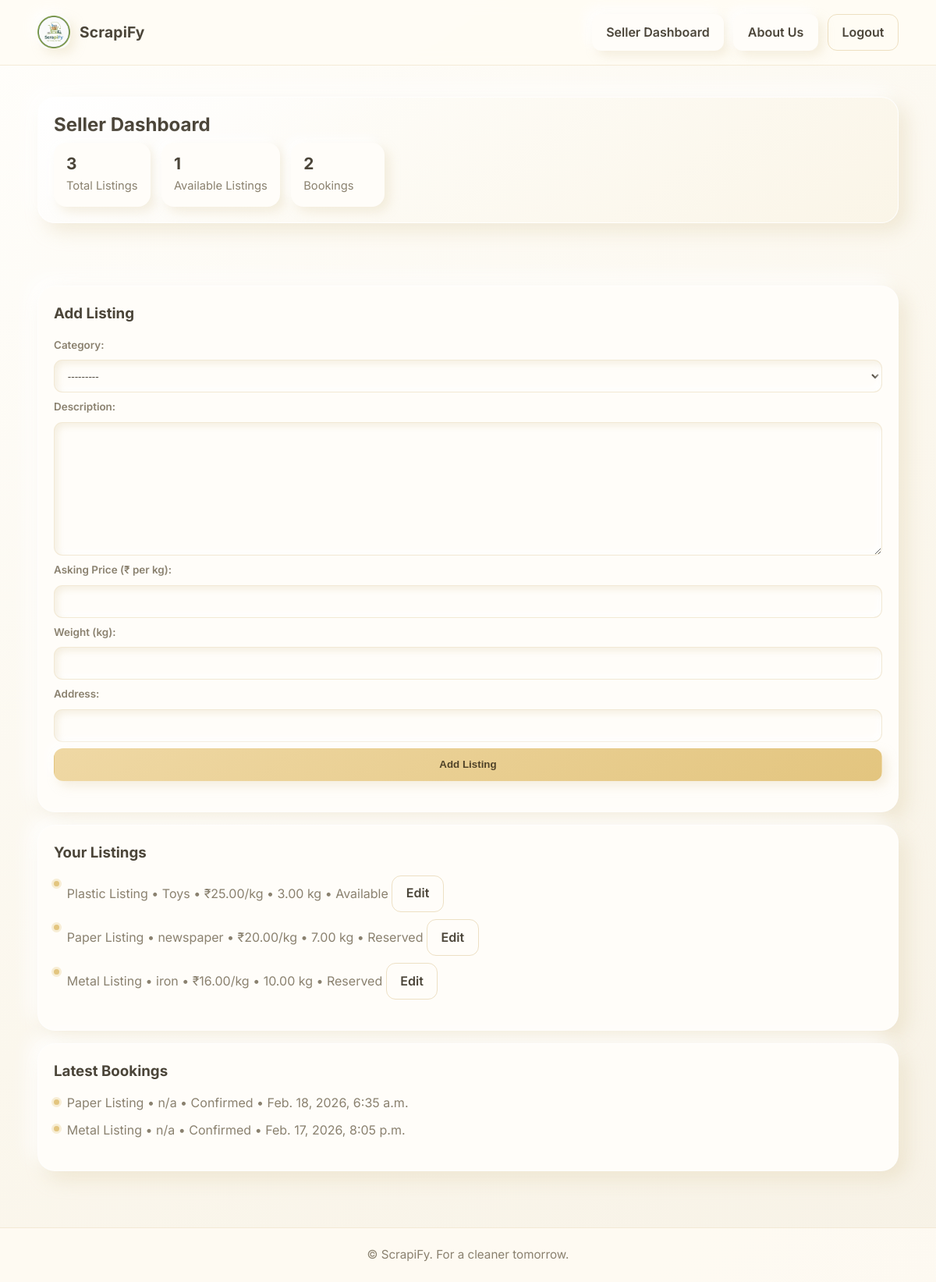
The page /seller/dashboard/ (signed in) on the database its author committed.
### home/models.py (models this page shows, shortened)
class TimeStampedModel(models.Model):
	created_at = models.DateTimeField(auto_now_add=True)
	updated_at = models.DateTimeField(auto_now=True)
	class Meta:
		abstract = True

class ScrapListing(TimeStampedModel):
	class Status(models.TextChoices):
		AVAILABLE = "available", "Available"
		RESERVED = "reserved", "Reserved"
		SOLD = "sold", "Sold"
		INACTIVE = "inactive", "Inactive"
	seller = models.ForeignKey(
		SellerProfile,
		on_delete=models.CASCADE,
		related_name="listings",
	)
	category = models.ForeignKey(
		ScrapCategory,
		on_delete=models.PROTECT,
		related_name="listings",
	)
	description = models.TextField()
	quantity_kg = models.DecimalField(
		max_digits=10,
		decimal_places=2,
		validators=[MinValueValidator(Decimal("0.01"))],
	)
	price_per_kg = models.DecimalField(
		max_digits=10,
		decimal_places=2,
		validators=[MinValueValidator(Decimal("0.01"))],
	)
	location = models.CharField(max_length=255)
	status = models.CharField(
		max_length=15,
		choices=Status.choices,
		default=Status.AVAILABLE,
	)
	class Meta:
		ordering = ["-created_at"]
		indexes = [
			models.Index(fields=["status"]),
			models.Index(fields=["category", "status"]),
		]
		constraints = [
			models.CheckConstraint(
				condition=models.Q(quantity_kg__gt=Decimal("0.00")),
				name="listing_quantity_gt_0",
			),
			models.CheckConstraint(
				condition=models.Q(price_per_kg__gt=Decimal("0.00")),
				name="listing_price_gt_0",
			),
		]

class ScrapCategory(TimeStampedModel):
	name = models.CharField(max_length=120, unique=True)
	description = models.TextField(blank=True)
	class Meta:
		verbose_name_plural = "Scrap categories"
		ordering = ["name"]
	def __str__(self):
		return self.name

class PickupOrder(TimeStampedModel):
	class Status(models.TextChoices):
		PLACED = "placed", "Placed"
		CONFIRMED = "confirmed", "Confirmed"
		PICKED_UP = "picked_up", "Picked Up"
		COMPLETED = "completed", "Completed"
		CANCELLED = "cancelled", "Cancelled"
	listing = models.ForeignKey(
		ScrapListing,
		on_delete=models.PROTECT,
		related_name="orders",
	)
	bid = models.OneToOneField(
		Bid,
		on_delete=models.PROTECT,
		related_name="order",
	)
	buyer = models.ForeignKey(
		BuyerProfile,
		on_delete=models.PROTECT,
		related_name="orders",
	)
	seller = models.ForeignKey(
		SellerProfile,
		on_delete=models.PROTECT,
		related_name="orders",
	)
	scheduled_pickup_at = models.DateTimeField(null=True, blank=True)
	pickup_address = models.TextField(blank=True)
	status = models.CharField(
		max_length=15,
		choices=Status.choices,
		default=Status.PLACED,
	)
	total_amount = models.DecimalField(
		max_digits=12,
		decimal_places=2,
		validators=[MinValueValidator(Decimal("0.01"))],
	)
	class Meta:
		ordering = ["-created_at"]
		indexes = [
			models.Index(fields=["status"]),
			models.Index(fields=["buyer", "status"]),
			models.Index(fields=["seller", "status"]),
		]
		constraints = [
			models.CheckConstraint(
				condition=models.Q(total_amount__gt=Decimal("0.00")),
				name="order_total_gt_0",
			)
		]

class BuyerProfile(TimeStampedModel):
	user = models.OneToOneField(
		settings.AUTH_USER_MODEL,
		on_delete=models.CASCADE,
		related_name="buyer_profile",
	)
	business_name = models.CharField(max_length=255)
	phone_number = models.CharField(max_length=20)
	address = models.TextField(blank=True)

### home/views.py (the view)
    @login_required(login_url="seller_auth")
    def _wrapped(request, *args, **kwargs):
        if not _is_seller(request.user):
            messages.error(request, "Seller access required.")
            return redirect("seller_auth")
        return view_func(request, *args, **kwargs)

### home/forms.py
class SellerDashboardListingForm(forms.ModelForm):
    class Meta:
        model = ScrapListing
        fields = ["category", "description", "price_per_kg", "quantity_kg", "location"]
        labels = {
            "price_per_kg": "Asking Price (₹ per kg)",
            "quantity_kg": "Weight (kg)",
            "location": "Address",
        }
    def __init__(self, *args, **kwargs):
        super().__init__(*args, **kwargs)
        self.fields["description"].required = True
        self.fields["location"].required = True

### home/views.py (called while the page is built, shortened)
def _ensure_default_categories():
    if ScrapCategory.objects.exists():
        return

def _is_seller(user):
    return user.is_authenticated and hasattr(user, "seller_profile")

def seller_required(view_func):
    @login_required(login_url="seller_auth")
    def _wrapped(request, *args, **kwargs):
        if not _is_seller(request.user):
            messages.error(request, "Seller access required.")
            return redirect("seller_auth")
        return view_func(request, *args, **kwargs)
    return _wrapped

### home/templates/seller_dashboard.html (shortened to what this page needs)
{% extends "base.html" %}
{% block content %}
<section class="section">
    <div class="container stack">
        <div class="card card--glass">
            <h2>Seller Dashboard</h2>
            <div class="hero__stats">
                <div>
                    <h3>{{ total_listings_count }}</h3>
                    <p>Total Listings</p>
                </div>
                <div>
                    <h3>{{ available_listings_count }}</h3>
                    <p>Available Listings</p>
                </div>
                <div>
                    <h3>{{ bookings_count }}</h3>
                    <p>Bookings</p>
                </div>
            </div>
        </div>
    </div>
</section>
<section class="section">
    <div class="container stack">
        <div class="card">
            <h3>Add Listing</h3>
            <form class="form" method="post">
                {{ listing_form.as_p }}
                <button class="btn btn--primary" type="submit">Add Listing</button>
            </form>
        </div>
        <div class="card">
            <h3>Your Listings</h3>
            {% if listings %}
            <ul class="list">
                {% for listing in listings %}
                <li>
                    {{ listing.category.name }} Listing •
                    {{ listing.description|default:"No description" }} •
                    ₹{{ listing.price_per_kg }}/kg • {{ listing.quantity_kg }} kg •
                    {{ listing.status|title }}
                    <a class="btn btn--ghost" href="{% url 'seller_listing_edit' listing.id %}">Edit</a>
                </li>
                {% endfor %}
            </ul>
            {% else %}
            <p>No listings yet.</p>
            {% endif %}
        </div>
        <div class="card">
            <h3>Latest Bookings</h3>
            {% if bookings %}
            <ul class="list">
                {% for booking in bookings %}
                <li>
                    {{ booking.listing.category.name }} Listing • {{ booking.buyer.business_name }} •
                    {{ booking.status|title }} • {{ booking.scheduled_pickup_at }}
                </li>
                {% endfor %}
            </ul>
            {% else %}
            <p>No bookings yet.</p>
            {% endif %}
        </div>
    </div>
</section>
{% endblock %}

### home/static/css/styles.css (style rules this page uses)
:root { --bg: #fffdf7; --bg-soft: #fbf7ec; --surface: #fffdf9; --surface-strong: #f6f0e2; --text: #4b4539; --text-muted: #8a816f; --accent: #e3c57f; --accent-strong: #c9a75f; --line: rgba(201, 167, 95, 0.2); --radius-xs: 12px; --radius-sm: 16px; --radius-md: 22px; --radius-lg: 28px; --shadow-raised: 10px 10px 24px rgba(223, 208, 171, 0.4), -10px -10px 24px rgba(255, 255, 255, 0.98); --shadow-soft: 6px 6px 14px rgba(223, 208, 171, 0.34), -6px -6px 14px rgba(255, 255, 255, 0.96); --shadow-inset: inset 4px 4px 8px rgba(223, 208, 171, 0.3), inset -4px -4px 8px rgba(255, 255, 255, 0.97); }
* { box-sizing: border-box; margin: 0; padding: 0; }
body { font-family: "Inter", "Segoe UI", sans-serif; background: linear-gradient(145deg, #fffefb 0%, #fbf7ed 55%, #f7f2e6 100%); color: var(--text); min-height: 100vh; line-height: 1.6; }
a { color: inherit; text-decoration: none; }
.container { width: min(1180px, 92%); margin: 0 auto; }
.hero__stats { display: flex; gap: 0.9rem; flex-wrap: wrap; }
.hero__stats>div { background: var(--surface); border-radius: var(--radius-sm); padding: 0.9rem 1rem; min-width: 120px; box-shadow: var(--shadow-soft); }
.hero__stats h1, .hero__stats h3 { font-size: 1.3rem; line-height: 1.15; margin-bottom: 0.2rem; }
.hero__stats p { color: var(--text-muted); font-size: 0.92rem; }
.section { padding: 2.5rem 0; }
.section h1, .section h2 { line-height: 1.25; margin-bottom: 0.55rem; }
.section p { color: var(--text-muted); }
.stack { display: grid; gap: 1rem; }
.card { background: var(--surface); border-radius: var(--radius-md); padding: 1.25rem; box-shadow: var(--shadow-raised); border: 1px solid rgba(255, 255, 255, 0.7); }
.card--glass { background: linear-gradient(145deg, rgba(255, 255, 255, 0.9), rgba(250, 244, 230, 0.9)); border: 1px solid rgba(255, 255, 255, 0.86); }
.card h3, .card h4 { margin-bottom: 0.35rem; }
.card p { color: var(--text-muted); }
.list { margin: 0.85rem 0 1.15rem; display: grid; gap: 0.55rem; color: var(--text-muted); }
.list li { list-style: none; position: relative; padding-left: 1.05rem; }
.list li::before { content: ""; width: 0.44rem; height: 0.44rem; border-radius: 999px; position: absolute; left: 0; top: 0.48rem; background: var(--accent); box-shadow: 0 0 0 3px rgba(227, 197, 127, 0.3); }
.btn { display: inline-flex; align-items: center; justify-content: center; min-height: 42px; padding: 0.62rem 1.1rem; border-radius: var(--radius-xs); border: 1px solid transparent; font-weight: 600; cursor: pointer; transition: transform 0.16s ease, box-shadow 0.16s ease, background-color 0.16s ease, color 0.16s ease; background: var(--surface); box-shadow: var(--shadow-soft); color: var(--text); }
.btn--primary { background: linear-gradient(145deg, #efd8a4, #e3c57f); color: #4f4228; }
.btn--ghost { background: transparent; border-color: rgba(201, 167, 95, 0.34); color: var(--text); box-shadow: none; }
.form { display: grid; gap: 0.5rem; margin: 0.9rem 0 1.2rem; }
.form label { font-size: 0.84rem; font-weight: 600; color: var(--text-muted); }
.form input, .form select, .form textarea { min-height: 42px; padding: 0.62rem 0.8rem; border-radius: 11px; border: 1px solid rgba(201, 167, 95, 0.24); background: var(--surface); color: var(--text); box-shadow: var(--shadow-inset); }
.form textarea { min-height: 90px; resize: vertical; }
.form p { display: grid; gap: 0.5rem; }

### rows shown on the page
ScrapListing: category.name "Plastic", description "Toys", price_per_kg "25.00", quantity_kg "3.00", status "Available"
ScrapListing: category.name "Paper", description "newspaper", price_per_kg "20.00", quantity_kg "7.00", status "Reserved"
ScrapListing: category.name "Metal", description "iron", price_per_kg "16.00", quantity_kg "10.00", status "Reserved"
PickupOrder: listing.category.name "Paper", buyer.business_name "n/a", status "Confirmed", scheduled_pickup_at "Feb. 18, 2026, 6:35 a.m."
PickupOrder: listing.category.name "Metal", buyer.business_name "n/a", status "Confirmed", scheduled_pickup_at "Feb. 17, 2026, 8:05 p.m."

### other values the page prints
{{ total_listings_count }} "3"
{{ available_listings_count }} "1"
{{ bookings_count }} "2"
